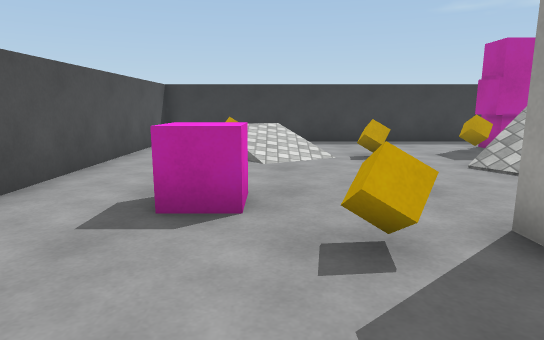
view 1 (above)

16 first-person views from a walk through a 3-D level made in the Unity game engine. The camera is 1.2 m above the floor, tilts 10° down and sees 75° across. The floor is counted in squares, 1 m on a side. Each view is taken from the middle of a square. On the plan, view 1 faces up. The plan holds only what a view shows up to about 14 squares ahead; the rest is blank. The player character is not drawn. Surface patterns are stand-ins for the level's own textures.

view 2
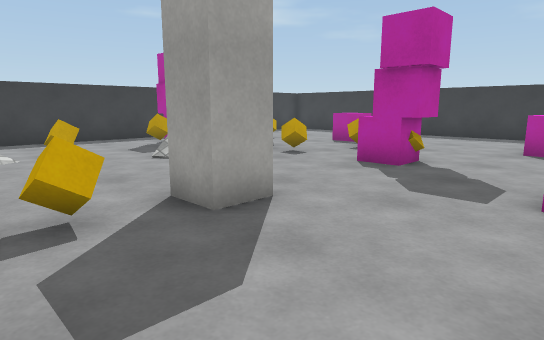

view 3
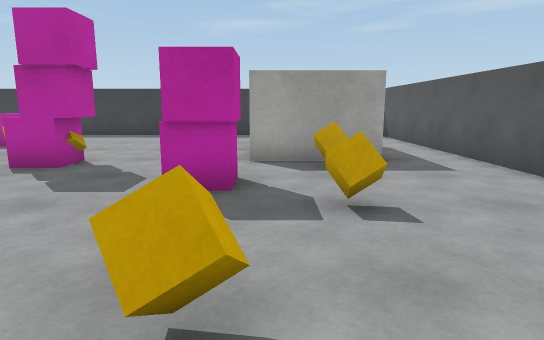

view 4
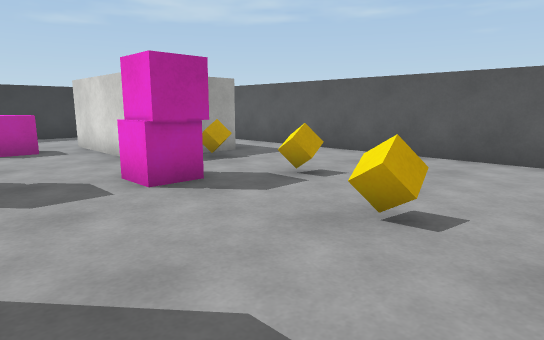

view 5
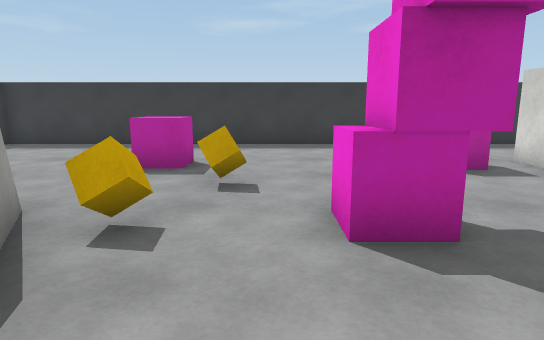

view 6
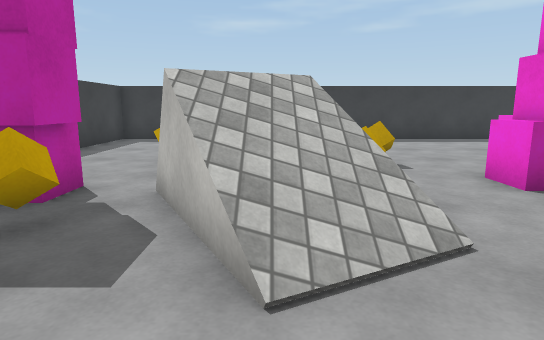

view 7
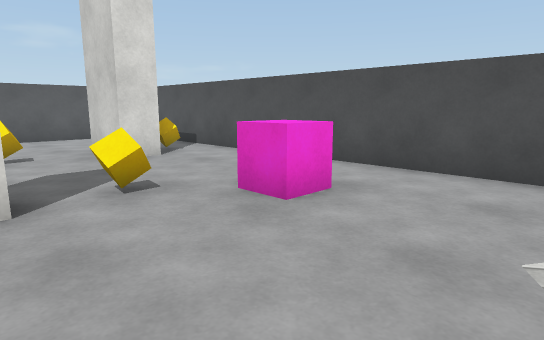

view 8
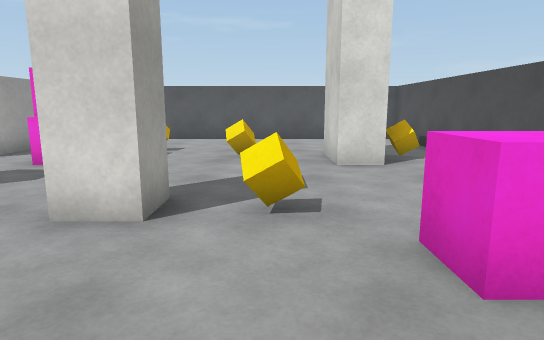

view 9
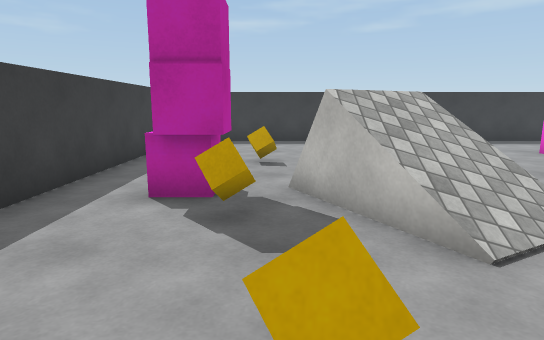

view 10
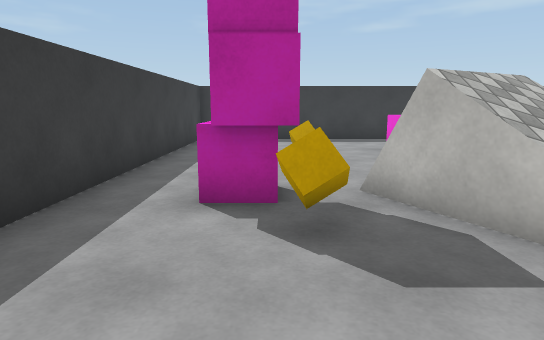

view 11
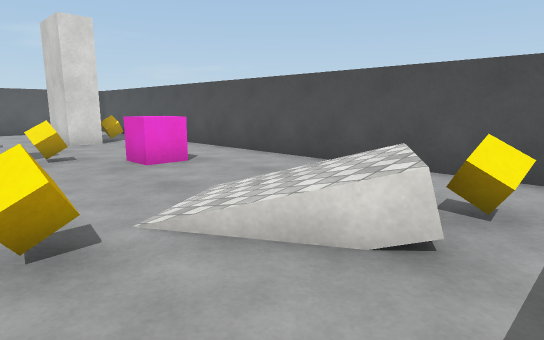

view 12
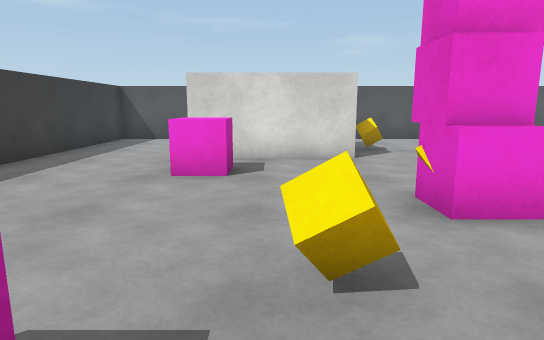

view 13
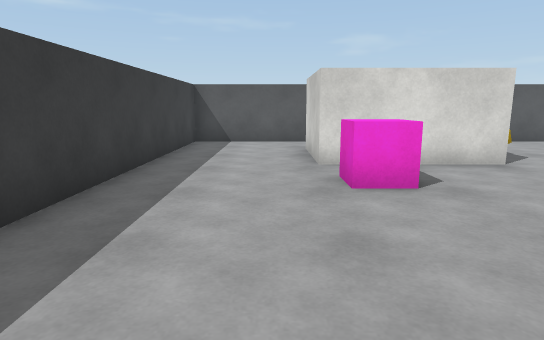

view 14
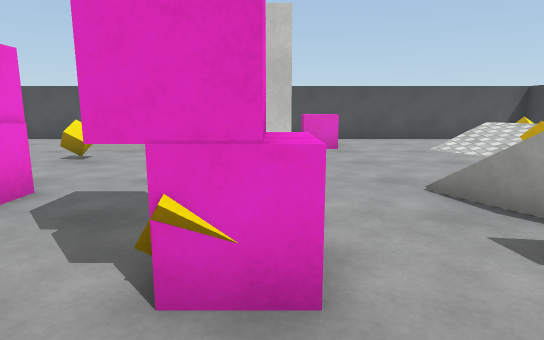

view 15
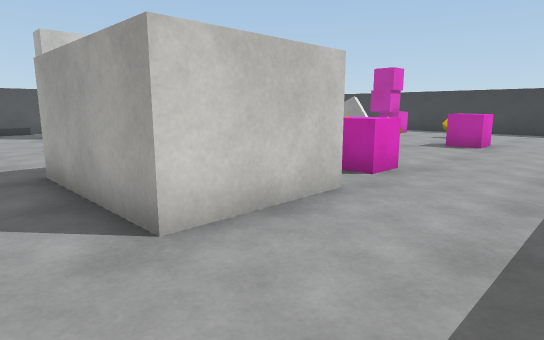

view 16
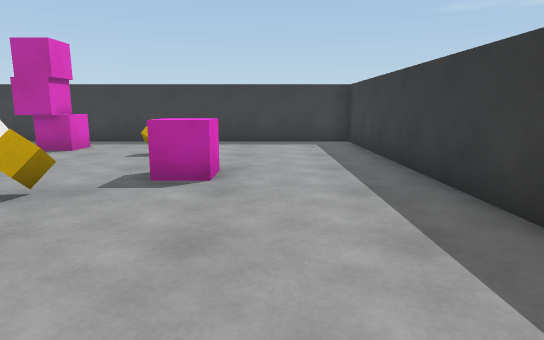

### Floor plan
Key: @ floor where view 1 was taken; # wall or solid block; . floor; / step, stairs or slope; = window, fence, low wall or low ledge; C cube; P pink cube.
Columns run from 4 left of view 1 to 16 right of it. Each row starts with its distance up from view 1.
 13 #####################
 12 #  .................#
 11 #..C=.....PP........#
 10 #..=//....CP........#
  9 #..///.C......C.....#
  8 #.../....=##........#
  7 #.......///#=..PP...#
  6 #........//.C..PP...#
  5 #..PP.........C.....#
  4 #..PP...............#
  3 #....C.#...PP.......#
  2 #..........CC.......#
  1 #..............P....#
  0 #...@..........PP...#
 -1 #.C#.....PP.........#
 -2 #..#..C.....#####...#
 -3 #.......C..C#####...#
 -4 #...........#####...#
 -5 #...................#
 -6 #...................#
 -7 #####################

Where each view was taken, in squares from view 1:
view 1: 0 up, 0 right, facing up
view 2: 1 down, 0 right, facing up-right
view 3: 2 down, 0 right, facing right
view 4: 2 up, 0 right, facing down-right
view 5: 4 up, 4 right, facing right
view 6: 7 up, 2 right, facing right
view 7: 8 up, 3 right, facing down-left
view 8: 7 up, 1 right, facing down
view 9: 9 up, 1 right, facing right
view 10: 10 up, 2 right, facing right
view 11: 12 up, 3 right, facing down-left
view 12: 7 up, 10 right, facing down
view 13: 6 up, 13 right, facing down
view 14: 3 up, 10 right, facing left
view 15: 6 down, 15 right, facing up-left
view 16: 0 up, 13 right, facing up
